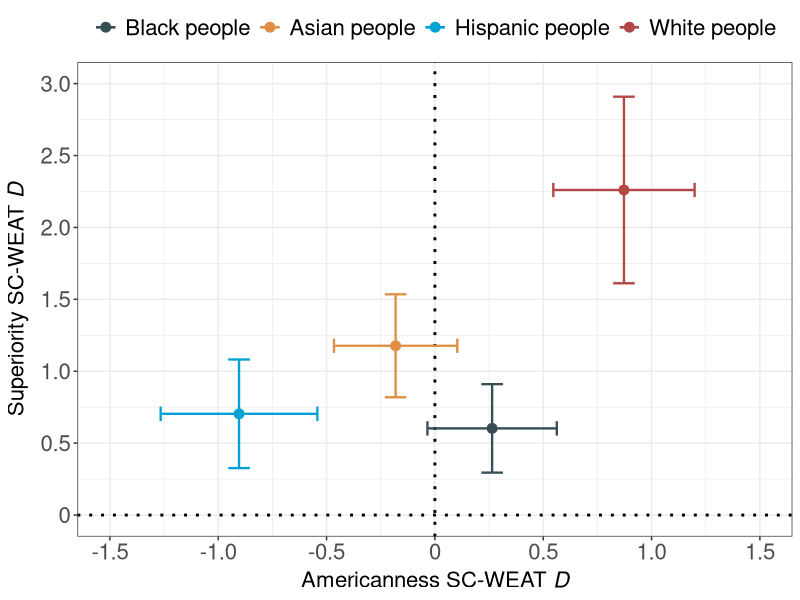
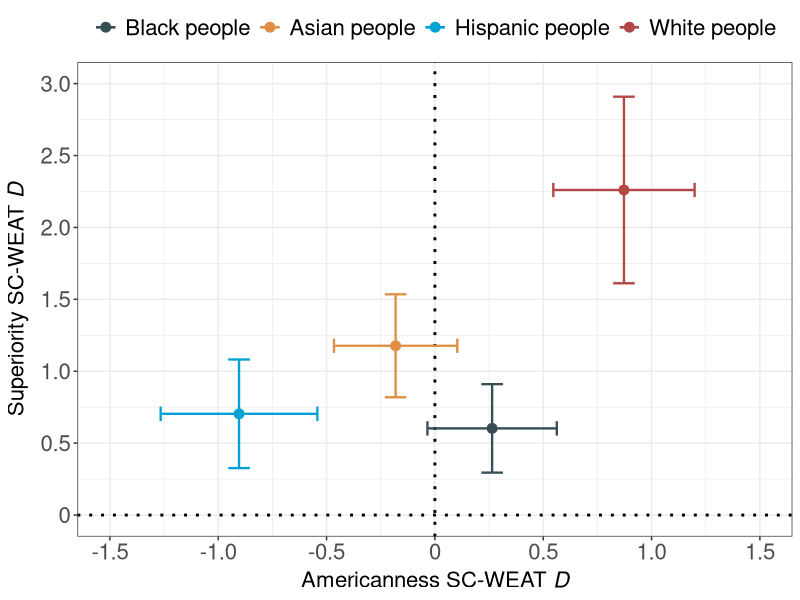

Write the R code that produced these figures, in order.

## Anonymous
# America's Racial Framework of Superiority and Americanness Embedded in Natural Language

## Script date: 20 Sep 2023

# Install and load packages ----------------------------------------------------

if(!require("tidyverse")){install.packages("tidyverse", dependencies = TRUE); require("tidyverse")}
if(!require("ggplot2")){install.packages("ggplot2", dependencies = TRUE); require("ggplot2")}
if(!require("ggsci")){install.packages("ggsci", dependencies = TRUE); require("ggsci")}

# Load Data --------------------------------------------------------------------

# Import SC-WEAT D scores
setwd('Results')
scweat = read.csv('scweat_results.csv')

# Separate SC-WEAT D scores pertaining to the superiority dimension
# Change variable names for easy plotting 
scweat_superior <- scweat %>% 
  filter(dimensions == "Superiority") %>%
  rename(superior_effect = effect) %>%
  rename(superior_lower = lower) %>%
  rename(superior_upper = upper)

# Separate SC-WEAT D scores pertaining to the Americanness dimension
# Change variable names for easily plotting 
scweat_american <- scweat %>% 
  filter(dimensions == "Americanness") %>%
  rename(american_effect = effect) %>%
  rename(american_lower = lower) %>%
  rename(american_upper = upper)

# Bring the two data frames into a single one again
scweat <- merge(scweat_superior, scweat_american, by = "groups") %>%
  mutate(groups = factor(groups, levels = c("Black people", 
                                            "Asian people", 
                                            "Hispanic people", 
                                            "White people")))

# Plot -------------------------------------------------------------------------

setwd('../Plots')

ggplot(scweat, aes(x = american_effect, y = superior_effect, color = groups)) + 
  geom_hline(yintercept=0,  
             color = "black",
             linetype = 'dotted', 
             linewidth = 1) + 
  geom_vline(xintercept= 0, 
             color = "black",
             linetype = 'dotted', 
             linewidth = 1) + 
  geom_point(size = 3) + 
  geom_errorbar(aes(xmin = american_lower, xmax = american_upper), 
                linewidth = 0.8, width = 0.1) + 
  geom_errorbar(aes(ymin = superior_lower, ymax = superior_upper), 
                linewidth = 0.8, width = 0.1) + 
  labs(x = expression(paste("Americanness SC-WEAT ", italic(D))),
       y = expression(paste("Superiority SC-WEAT ", italic(D))),
       color = "Groups") + 
  theme_bw() +
  scale_x_continuous(breaks = seq(-1.5, 1.5, by = 0.5), 
                     limits = c(-1.5, 1.5), 
                     labels = c("-1.5", "-1.0", "-0.5", "0", "0.5", "1.0", "1.5")) +
  scale_y_continuous(breaks = seq(0, 3.0, by = 0.5), 
                     limits = c(0, 3.0), 
                     labels = c("0", "0.5", "1.0", "1.5", "2.0", "2.5", "3.0")) + 
  theme(axis.title.y = element_text(margin = margin(t = 0, r = 5, b = 0, l = 0)),
        axis.title.x = element_text(margin = margin(t = 5, r = 0, b = 0, l = 0)), 
        legend.position = "top", 
        legend.title = element_blank(), 
        axis.text = element_text(size = 16),
        axis.title = element_text(size = 16), 
        legend.text = element_text(size = 16)) +
  scale_color_jama(labels = c("Black people", "Asian people", 
                              "Hispanic people", "White people"))

ggsave("scweat2d_plot.pdf", width = 10, height = 7.5, dpi = "retina")

